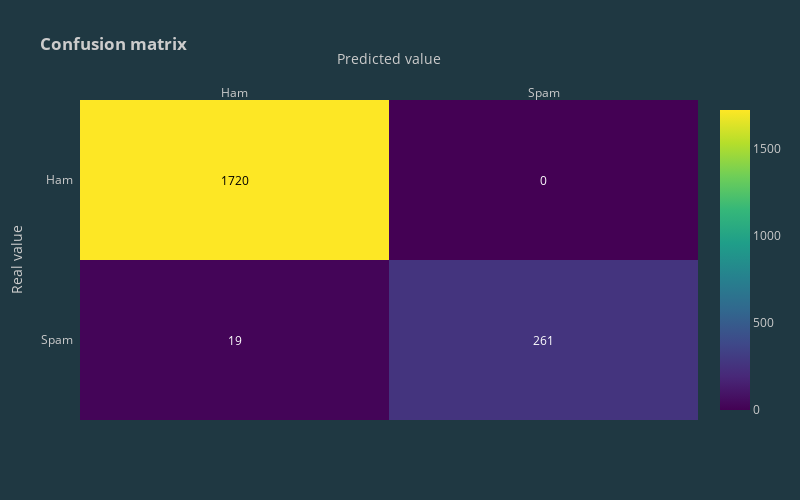

This figure's notebook cell:
### Code cell
x_ids_test = train_input_ids[0:2000]
x_attention_masks = train_attention_masks[0:2000]
y_target = target[0:2000]

y_preds = (model.predict([x_ids_test, x_attention_masks]) > 0.5).astype("int32")
conf_matrix(metrics.confusion_matrix(y_target, y_preds))

### Figure 1 — Plotly figure (JSON) as saved in the notebook; plotly's stock layout.template omitted (floating-point values rounded to 4 significant figures)
{"data": [{"colorscale": [[0, "#440154"], [0.1111, "#482878"], [0.2222, "#3e4989"], [0.3333, "#31688e"], [0.4444, "#26828e"], [0.5556, "#1f9e89"], [0.6667, "#35b779"], [0.7778, "#6ece58"], [0.8889, "#b5de2b"], [1, "#fde725"]], "reversescale": false, "showscale": true, "type": "heatmap", "x": ["Ham", "Spam"], "y": ["Spam", "Ham"], "z": [[19, 261], [1720, 0]]}], "layout": {"annotations": [{"font": {"color": "#FFFFFF"}, "showarrow": false, "text": "19", "x": "Ham", "xref": "x", "y": "Spam", "yref": "y"}, {"font": {"color": "#FFFFFF"}, "showarrow": false, "text": "261", "x": "Spam", "xref": "x", "y": "Spam", "yref": "y"}, {"font": {"color": "#000000"}, "showarrow": false, "text": "1720", "x": "Ham", "xref": "x", "y": "Ham", "yref": "y"}, {"font": {"color": "#FFFFFF"}, "showarrow": false, "text": "0", "x": "Spam", "xref": "x", "y": "Ham", "yref": "y"}], "height": 500, "title": {"text": "<b>Confusion matrix</b>"}, "width": 800, "xaxis": {"dtick": 1, "gridcolor": "rgb(0, 0, 0)", "side": "top", "ticks": "", "title": {"text": "Predicted value"}}, "yaxis": {"dtick": 1, "ticks": "", "ticksuffix": "  ", "title": {"text": "Real value"}}}}
